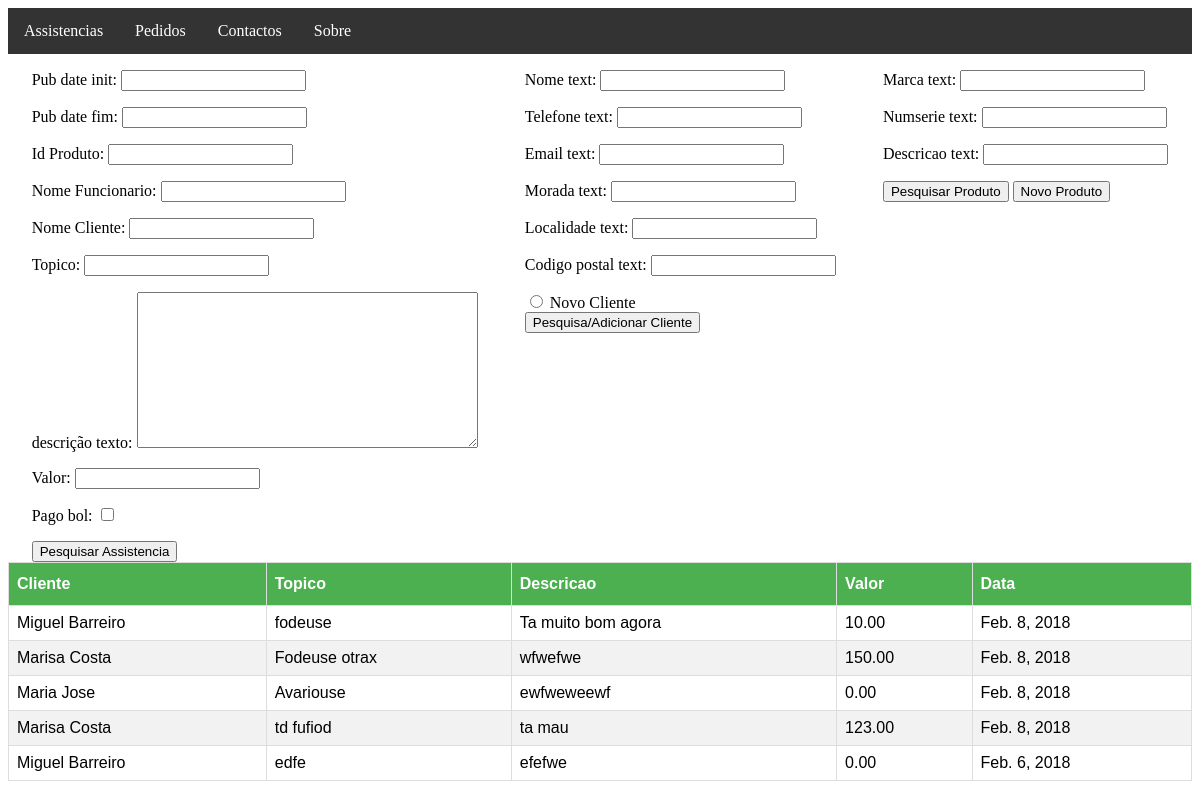
/assistencias/, run on the app's committed database.
### assistencias/models.py (models this page shows, shortened)
class Assistencia(models.Model):
    produto = models.ForeignKey('Produto', on_delete=models.CASCADE)
    funcionario = models.ForeignKey('Pessoa',related_name="funcionario", on_delete=models.CASCADE)
    cliente = models.ForeignKey('Pessoa',related_name="cliente", on_delete=models.CASCADE)
    topico_text = models.CharField(max_length=50)
    descricao_text = models.TextField(max_length=200)
    pub_date = models.DateField()
    valor = models.DecimalField(decimal_places=2,max_digits=5, blank=True)
    foto = models.FileField(blank=True)
    pago_bol = models.BooleanField(default=False)

class Pessoa(models.Model):
    nome_text = models.CharField(max_length=50,blank=True,null=True)
    telefone_text = models.IntegerField(blank=True,null=True)
    email_text = models.EmailField(blank=True,null=True)
    morada_text = models.CharField(max_length=50,blank=True,null=True)
    localidade_text = models.CharField(max_length=50,blank=True,null=True)
    codigo_postal_text = models.CharField(max_length=10,blank=True,null=True)
    assistencias = models.ManyToManyField(Assistencia,blank=True,null=True)
    def __str__(self):
        return self.nome_text

### assistencias/views.py (the view)
# urls.py: path('', views.IndexView.as_view(), name='index'),
class IndexView(generic.ListView):
    template_name = 'index.html'
    context_object_name = 'latest_assistencia_list'
    def get_queryset(self):
        return Assistencia.objects.order_by('-pub_date')[:50]
    def get_context_data(self, **kwargs):
        context = super().get_context_data(**kwargs)
        context['form'] = pesquisaAssistenciaForm()
        context['formCliente'] = PesquisaClienteForm()
        context['formProduto'] = PesquisaProdutoForm()
        return context

### assistencias/forms.py
class pesquisaAssistenciaForm(forms.Form):
    pub_date_init = forms.DateField(required=False)
    pub_date_fim = forms.DateField(required=False)
    produto = forms.IntegerField(label="Id Produto",required=False)
    funcionario = forms.CharField(label='Nome Funcionario', max_length=100,required=False)
    cliente = forms.CharField(label="Nome Cliente", max_length=100,required=False)
    topico_text = forms.CharField(label="Topico", max_length=100,required=False)
    descricao_text = forms.CharField(label="descrição texto", widget=forms.Textarea,required=False)
    valor = forms.DecimalField(required=False)
    pago_bol = forms.BooleanField(required=False)

class PesquisaClienteForm(ModelForm):
    class Meta:
        model = Pessoa
        fields = ['id','nome_text','telefone_text','email_text','morada_text',
                  'localidade_text','codigo_postal_text']

### assistencias/templates/index.html (shortened to what this page needs)
{% load static %}
<link rel="stylesheet" type="text/css" href="{% static 'assistencias/style.css' %}" />
<ul class="menu">
  <li><a href="{% url 'assistencias:index' %}">Assistencias</a></li>
  <li><a href="#Pedidos">Pedidos</a></li>
  <li><a href="#Contactos">Contactos</a></li>
  <li><a href="#Sobre">Sobre</a></li>
</ul>
<table id="tabela_assistencias">
  <th>Cliente</th>
  <th>Topico</th>
  <th>Descricao</th>
  <th>Valor</th>
  <th>Data</th>
<tbody>
<div class="container">
  <div class="formAssistencia">
  <form action="{% url 'assistencias:pesquisa_assistencia'%}" method="post">
      {{form.as_p}}
      <input type="submit" value="Pesquisar Assistencia" />
  </form>
  </div>
  <div class="formClientes">
    <form action="{% url 'assistencias:pesquisa_cliente'%}" method="post">
      {{formCliente.as_p}}
      <input type="radio" name="novoCliente" value="Novo Cliente"> Novo Cliente<br>
      <input type="submit" value="Pesquisa/Adicionar Cliente" />
    </form>
  </div>
  <div class="formProdutos">
    <form action="{% url 'assistencias:pesquisa_produto'%}" method="post">
      {{formProduto.as_p}}
      <input type="submit" value="Pesquisar Produto" />
      <input type="button" value="Novo Produto" onclick="document.location = '{% url 'assistencias:index' %}'">
    </form>
  </div>
</div>
{% for assistencia in latest_assistencia_list %}
  <tr onclick="document.location = '{% url 'assistencias:detalhe' assistencia.id%}'">
    <td>{{assistencia.cliente}}</td>
    <td>{{assistencia.topico_text}}</td>
    <td>{{assistencia.descricao_text}}</td>
    <td>{{assistencia.valor}}</td>
    <td>{{assistencia.pub_date}}</td>
  </tr>
{% endfor %}
</tbody>
</table>

### assistencias/static/assistencias/style.css (style rules this page uses)
.menu { list-style-type: none; margin: 0; padding: 0; overflow: hidden; background-color: #333; }
li { float: left; }
li a { display: inline-block; color: white; text-align: center; padding: 14px 16px; text-decoration: none; }
#tabela_assistencias { font-family: "Trebuchet MS", Arial, Helvetica, sans-serif; border-collapse: collapse; width: 100%; }
#tabela_assistencias td, #tabela_assistencias th { border: 1px solid #ddd; padding: 8px; }
#tabela_assistencias tr:nth-child(even) { background-color: #f2f2f2; }
#tabela_assistencias th { padding-top: 12px; padding-bottom: 12px; text-align: left; background-color: #4CAF50; color: white; }
.container { display: flex; justify-content: space-around; }

### data on the page
Assistencia: cliente "Miguel Barreiro", topico_text "fodeuse", descricao_text "Ta muito bom agora", valor "10.00", pub_date "Feb. 8, 2018"
Assistencia: cliente "Marisa Costa", topico_text "Fodeuse otrax", descricao_text "wfwefwe", valor "150.00", pub_date "Feb. 8, 2018"
Assistencia: cliente "Maria Jose", topico_text "Avariouse", descricao_text "ewfweweewf", valor "0.00", pub_date "Feb. 8, 2018"
Assistencia: cliente "Marisa Costa", topico_text "td fufiod", descricao_text "ta mau", valor "123.00", pub_date "Feb. 8, 2018"
Assistencia: cliente "Miguel Barreiro", topico_text "edfe", descricao_text "efefwe", valor "0.00", pub_date "Feb. 6, 2018"
